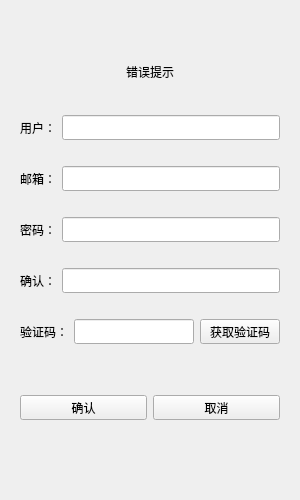
<?xml version="1.0" encoding="UTF-8"?>
<ui version="4.0">
 <class>RegisterWidget</class>
 <widget class="QWidget" name="RegisterWidget">
  <property name="geometry">
   <rect>
    <x>0</x>
    <y>0</y>
    <width>300</width>
    <height>500</height>
   </rect>
  </property>
  <property name="minimumSize">
   <size>
    <width>300</width>
    <height>500</height>
   </size>
  </property>
  <property name="maximumSize">
   <size>
    <width>300</width>
    <height>500</height>
   </size>
  </property>
  <property name="windowTitle">
   <string>Form</string>
  </property>
  <layout class="QVBoxLayout" name="verticalLayout_2">
   <item>
    <layout class="QVBoxLayout" name="verticalLayout">
     <item>
      <widget class="QStackedWidget" name="stackedWidget">
       <property name="currentIndex">
        <number>0</number>
       </property>
       <widget class="QWidget" name="page">
        <layout class="QVBoxLayout" name="verticalLayout_3">
         <item>
          <spacer name="verticalSpacer">
           <property name="orientation">
            <enum>Qt::Vertical</enum>
           </property>
           <property name="sizeType">
            <enum>QSizePolicy::Maximum</enum>
           </property>
           <property name="sizeHint" stdset="0">
            <size>
             <width>20</width>
             <height>10</height>
            </size>
           </property>
          </spacer>
         </item>
         <item>
          <widget class="QWidget" name="widget" native="true">
           <property name="minimumSize">
            <size>
             <width>0</width>
             <height>30</height>
            </size>
           </property>
           <property name="maximumSize">
            <size>
             <width>16777215</width>
             <height>30</height>
            </size>
           </property>
           <layout class="QVBoxLayout" name="verticalLayout_4">
            <item>
             <widget class="QLabel" name="err_tip">
              <property name="minimumSize">
               <size>
                <width>0</width>
                <height>25</height>
               </size>
              </property>
              <property name="maximumSize">
               <size>
                <width>16777215</width>
                <height>25</height>
               </size>
              </property>
              <property name="text">
               <string>错误提示</string>
              </property>
              <property name="alignment">
               <set>Qt::AlignCenter</set>
              </property>
             </widget>
            </item>
           </layout>
          </widget>
         </item>
         <item>
          <spacer name="verticalSpacer_4">
           <property name="orientation">
            <enum>Qt::Vertical</enum>
           </property>
           <property name="sizeType">
            <enum>QSizePolicy::Maximum</enum>
           </property>
           <property name="sizeHint" stdset="0">
            <size>
             <width>20</width>
             <height>9</height>
            </size>
           </property>
          </spacer>
         </item>
         <item>
          <layout class="QHBoxLayout" name="horizontalLayout">
           <item>
            <widget class="QLabel" name="user_label">
             <property name="minimumSize">
              <size>
               <width>0</width>
               <height>25</height>
              </size>
             </property>
             <property name="maximumSize">
              <size>
               <width>16777215</width>
               <height>25</height>
              </size>
             </property>
             <property name="text">
              <string>用户：</string>
             </property>
            </widget>
           </item>
           <item>
            <widget class="QLineEdit" name="user_edit">
             <property name="minimumSize">
              <size>
               <width>0</width>
               <height>25</height>
              </size>
             </property>
             <property name="maximumSize">
              <size>
               <width>16777215</width>
               <height>25</height>
              </size>
             </property>
            </widget>
           </item>
          </layout>
         </item>
         <item>
          <layout class="QHBoxLayout" name="horizontalLayout_2">
           <item>
            <widget class="QLabel" name="email_lable">
             <property name="minimumSize">
              <size>
               <width>0</width>
               <height>25</height>
              </size>
             </property>
             <property name="maximumSize">
              <size>
               <width>16777215</width>
               <height>25</height>
              </size>
             </property>
             <property name="text">
              <string>邮箱：</string>
             </property>
            </widget>
           </item>
           <item>
            <widget class="QLineEdit" name="email_edit">
             <property name="minimumSize">
              <size>
               <width>0</width>
               <height>25</height>
              </size>
             </property>
             <property name="maximumSize">
              <size>
               <width>16777215</width>
               <height>25</height>
              </size>
             </property>
            </widget>
           </item>
          </layout>
         </item>
         <item>
          <layout class="QHBoxLayout" name="horizontalLayout_3">
           <item>
            <widget class="QLabel" name="pass_lable">
             <property name="minimumSize">
              <size>
               <width>0</width>
               <height>25</height>
              </size>
             </property>
             <property name="maximumSize">
              <size>
               <width>16777215</width>
               <height>25</height>
              </size>
             </property>
             <property name="text">
              <string>密码：</string>
             </property>
            </widget>
           </item>
           <item>
            <widget class="QLineEdit" name="pass_edit">
             <property name="minimumSize">
              <size>
               <width>0</width>
               <height>25</height>
              </size>
             </property>
             <property name="maximumSize">
              <size>
               <width>16777215</width>
               <height>25</height>
              </size>
             </property>
            </widget>
           </item>
          </layout>
         </item>
         <item>
          <layout class="QHBoxLayout" name="horizontalLayout_4">
           <item>
            <widget class="QLabel" name="passagain_lable">
             <property name="minimumSize">
              <size>
               <width>0</width>
               <height>25</height>
              </size>
             </property>
             <property name="maximumSize">
              <size>
               <width>16777215</width>
               <height>25</height>
              </size>
             </property>
             <property name="text">
              <string>确认：</string>
             </property>
            </widget>
           </item>
           <item>
            <widget class="QLineEdit" name="passagain_edit">
             <property name="minimumSize">
              <size>
               <width>0</width>
               <height>25</height>
              </size>
             </property>
             <property name="maximumSize">
              <size>
               <width>16777215</width>
               <height>25</height>
              </size>
             </property>
            </widget>
           </item>
          </layout>
         </item>
         <item>
          <layout class="QHBoxLayout" name="horizontalLayout_5">
           <item>
            <widget class="QLabel" name="varify_lable">
             <property name="minimumSize">
              <size>
               <width>0</width>
               <height>25</height>
              </size>
             </property>
             <property name="maximumSize">
              <size>
               <width>16777215</width>
               <height>25</height>
              </size>
             </property>
             <property name="text">
              <string>验证码：</string>
             </property>
            </widget>
           </item>
           <item>
            <widget class="QLineEdit" name="varify_edit">
             <property name="minimumSize">
              <size>
               <width>0</width>
               <height>25</height>
              </size>
             </property>
             <property name="maximumSize">
              <size>
               <width>16777215</width>
               <height>25</height>
              </size>
             </property>
            </widget>
           </item>
           <item>
            <widget class="QPushButton" name="btn_varify">
             <property name="minimumSize">
              <size>
               <width>0</width>
               <height>25</height>
              </size>
             </property>
             <property name="maximumSize">
              <size>
               <width>16777215</width>
               <height>25</height>
              </size>
             </property>
             <property name="text">
              <string>获取验证码</string>
             </property>
            </widget>
           </item>
          </layout>
         </item>
         <item>
          <spacer name="verticalSpacer_2">
           <property name="orientation">
            <enum>Qt::Vertical</enum>
           </property>
           <property name="sizeType">
            <enum>QSizePolicy::Preferred</enum>
           </property>
           <property name="sizeHint" stdset="0">
            <size>
             <width>20</width>
             <height>25</height>
            </size>
           </property>
          </spacer>
         </item>
         <item>
          <layout class="QHBoxLayout" name="horizontalLayout_6">
           <item>
            <widget class="QPushButton" name="btn_confirm">
             <property name="minimumSize">
              <size>
               <width>0</width>
               <height>25</height>
              </size>
             </property>
             <property name="maximumSize">
              <size>
               <width>16777215</width>
               <height>25</height>
              </size>
             </property>
             <property name="text">
              <string>确认</string>
             </property>
            </widget>
           </item>
           <item>
            <widget class="QPushButton" name="btn_cancel">
             <property name="minimumSize">
              <size>
               <width>0</width>
               <height>25</height>
              </size>
             </property>
             <property name="maximumSize">
              <size>
               <width>16777215</width>
               <height>25</height>
              </size>
             </property>
             <property name="text">
              <string>取消</string>
             </property>
            </widget>
           </item>
          </layout>
         </item>
         <item>
          <spacer name="verticalSpacer_3">
           <property name="orientation">
            <enum>Qt::Vertical</enum>
           </property>
           <property name="sizeType">
            <enum>QSizePolicy::Preferred</enum>
           </property>
           <property name="sizeHint" stdset="0">
            <size>
             <width>20</width>
             <height>40</height>
            </size>
           </property>
          </spacer>
         </item>
        </layout>
       </widget>
       <widget class="QWidget" name="page_2"/>
      </widget>
     </item>
    </layout>
   </item>
  </layout>
 </widget>
 <resources/>
 <connections/>
</ui>
